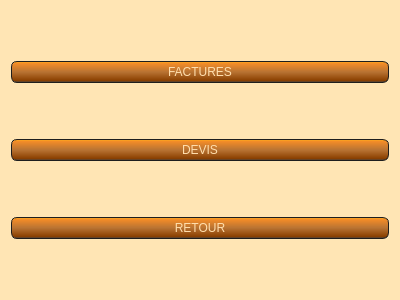
<?xml version="1.0" encoding="UTF-8"?>
<ui version="4.0">
 <class>Dialog</class>
 <widget class="QDialog" name="Dialog">
  <property name="geometry">
   <rect>
    <x>0</x>
    <y>0</y>
    <width>400</width>
    <height>300</height>
   </rect>
  </property>
  <property name="windowTitle">
   <string>AssoGestion - Gestion des devis et factures - AMSE</string>
  </property>
  <property name="styleSheet">
   <string notr="true">QWidget
{
    background-color: #FFE5B4;
}
QLineEdit
{
    background-color: QLinearGradient( x1: 0, y1: 0, x2: 0, y2: 1, stop: 0 #FFDEAD, stop: 0.1 #FAD5A5, stop: 0.5 #F4BB44, stop: 0.9 #FFAC1C, stop: 1 #E49B0F);
    padding: 1px;
    border-style: solid;
    border: 1px solid #1e1e1e;
    border-radius: 5;
}

QPushButton
{
    color: #FFDEAD;
    background-color: QLinearGradient( x1: 0, y1: 0, x2: 0, y2: 1, stop: 0 #FFAC1C, stop: 0.1 #F28C28, stop: 0.5 #B87333, stop: 0.9 #8B4000, stop: 1 #464646);
    border-width: 1px;
    border-color: #1e1e1e;
    border-style: solid;
    border-radius: 6;
    padding: 3px;
    font-size: 12px;
    padding-left: 5px;
    padding-right: 5px;
    min-width: 40px;
}

QPushButton:pressed
{
    background-color: QLinearGradient( x1: 0, y1: 0, x2: 0, y2: 1, stop: 0 #2d2d2d, stop: 0.1 #2b2b2b, stop: 0.5 #292929, stop: 0.9 #282828, stop: 1 #252525);
}

QComboBox
{
	color: #FFDEAD;
    selection-background-color: #FFDEAD;
    background-color: QLinearGradient( x1: 0, y1: 0, x2: 0, y2: 1, stop: 0 #FFAC1C, stop: 0.1 #F28C28, stop: 0.5 #B87333, stop: 0.9 #8B4000, stop: 1 #464646);
    border-style: solid;
    border: 1px solid #1e1e1e;
    border-radius: 5;
}

QComboBox:hover,QPushButton:hover
{
    border: 2px solid QLinearGradient( x1: 0, y1: 0, x2: 0, y2: 1, stop: 0 #FFAC1C, stop: 1 #F28C28);
}


QComboBox:on
{
    padding-top: 3px;
    padding-left: 4px;
    background-color: QLinearGradient( x1: 0, y1: 0, x2: 0, y2: 1, stop: 0 #2d2d2d, stop: 0.1 #2b2b2b, stop: 0.5 #292929, stop: 0.9 #282828, stop: 1 #252525);
    selection-background-color: #ffaa00;
}

QComboBox QAbstractItemView
{
    border: 2px solid darkgray;
    selection-background-color: QLinearGradient( x1: 0, y1: 0, x2: 0, y2: 1, stop: 0 #ffa02f, stop: 1 #d7801a);
}

QComboBox::drop-down
{
     subcontrol-origin: padding;
     subcontrol-position: top right;
     width: 15px;

     border-left-width: 0px;
     border-left-color: darkgray;
     border-left-style: solid; /* just a single line */
     border-top-right-radius: 3px; /* same radius as the QComboBox */
     border-bottom-right-radius: 3px;
 }


QScrollBar:horizontal {
     border: 1px solid #222222;
     background: QLinearGradient( x1: 0, y1: 0, x2: 0, y2: 1, stop: 0.0 #121212, stop: 0.2 #282828, stop: 1 #484848);
     height: 7px;
     margin: 0px 16px 0 16px;
}

QScrollBar::handle:horizontal
{
      background: QLinearGradient( x1: 0, y1: 0, x2: 1, y2: 0, stop: 0 #ffa02f, stop: 0.5 #d7801a, stop: 1 #ffa02f);
      min-height: 20px;
      border-radius: 2px;
}

QScrollBar::add-line:horizontal {
      border: 1px solid #1b1b19;
      border-radius: 2px;
      background: QLinearGradient( x1: 0, y1: 0, x2: 1, y2: 0, stop: 0 #ffa02f, stop: 1 #d7801a);
      width: 14px;
      subcontrol-position: right;
      subcontrol-origin: margin;
}

QScrollBar::sub-line:horizontal {
      border: 1px solid #1b1b19;
      border-radius: 2px;
      background: QLinearGradient( x1: 0, y1: 0, x2: 1, y2: 0, stop: 0 #ffa02f, stop: 1 #d7801a);
      width: 14px;
     subcontrol-position: left;
     subcontrol-origin: margin;
}

QScrollBar::right-arrow:horizontal, QScrollBar::left-arrow:horizontal
{
      border: 1px solid black;
      width: 1px;
      height: 1px;
      background: white;
}

QScrollBar::add-page:horizontal, QScrollBar::sub-page:horizontal
{
      background: none;
}

QScrollBar:vertical
{
      background: QLinearGradient( x1: 0, y1: 0, x2: 1, y2: 0, stop: 0.0 #121212, stop: 0.2 #282828, stop: 1 #484848);
      width: 7px;
      margin: 16px 0 16px 0;
      border: 1px solid #222222;
}

QScrollBar::handle:vertical
{
      background: QLinearGradient( x1: 0, y1: 0, x2: 0, y2: 1, stop: 0 #ffa02f, stop: 0.5 #d7801a, stop: 1 #ffa02f);
      min-height: 20px;
      border-radius: 2px;
}

QScrollBar::add-line:vertical
{
      border: 1px solid #1b1b19;
      border-radius: 2px;
      background: QLinearGradient( x1: 0, y1: 0, x2: 0, y2: 1, stop: 0 #ffa02f, stop: 1 #d7801a);
      height: 14px;
      subcontrol-position: bottom;
      subcontrol-origin: margin;
}

QScrollBar::sub-line:vertical
{
      border: 1px solid #1b1b19;
      border-radius: 2px;
      background: QLinearGradient( x1: 0, y1: 0, x2: 0, y2: 1, stop: 0 #d7801a, stop: 1 #ffa02f);
      height: 14px;
      subcontrol-position: top;
      subcontrol-origin: margin;
}

QScrollBar::up-arrow:vertical, QScrollBar::down-arrow:vertical
{
      border: 1px solid black;
      width: 1px;
      height: 1px;
      background: white;
}


QScrollBar::add-page:vertical, QScrollBar::sub-page:vertical
{
      background: none;
}

QHeaderView::section:horizontal
{
    background-color: QLinearGradient( x1: 0, y1: 0, x2: 0, y2: 1, stop: 0 #FFAC1C, stop: 0.1 #F28C28, stop: 0.5 #B87333, stop: 0.9 #8B4000, stop: 1 #464646);
    color: #FFDEAD;;
    padding-left: 4px;
    border: 1px solid #6c6c6c;
}
QHeaderView::section:vertical
{
    background-color: QLinearGradient( x1: 0, y1: 0, x2: 0, y2: 1, stop: 0 #FFAC1C, stop: 0.1 #F28C28, stop: 0.5 #B87333, stop: 0.9 #8B4000, stop: 1 #464646);
    color: #FFDEAD;;
    padding-left: 4px;
    border: 1px solid #6c6c6c;
}
QTableWidget QTableCornerButton::section {
    background-color: QLinearGradient( x1: 0, y1: 0, x2: 0, y2: 1, stop: 0 #FFAC1C, stop: 0.1 #F28C28, stop: 0.5 #B87333, stop: 0.9 #8B4000, stop: 1 #464646);
}
QTableWidget::item:selected{ background-color: QLinearGradient( x1: 0, y1: 0, x2: 0, y2: 1, stop: 0 #FFDEAD, stop: 0.1 #FAD5A5, stop: 0.5 #F4BB44, stop: 0.9 #FFAC1C, stop: 1 #E49B0F); }

QDateEdit
{
border : 2px solid #E49B0F;
background-color : QLinearGradient( x1: 0, y1: 0, x2: 0, y2: 1, stop: 0 #FFDEAD, stop: 0.1 #FAD5A5, stop: 0.5 #F4BB44, stop: 0.9 #FFAC1C, stop: 1 #E49B0F);;
padding : 5px;
}
QDateEdit::up-arraow
{
border : 2px solid black;
background-color : lightgreen;

}
QDateEdit::down-arrow
{
background-color : #E49B0F;
}

QTabWidget::tab-bar {
   border: 1px solid #E49B0F;
}

QTabBar::tab {
  background: #8B4000;
  color: white;
  padding: 10px;
 }

 QTabBar::tab:selected {
  background: #E49B0F;
 }

QTabWidget::pane { 
   border: none;
}</string>
  </property>
  <layout class="QGridLayout" name="gridLayout">
   <item row="0" column="0">
    <widget class="QPushButton" name="button_facture">
     <property name="text">
      <string>FACTURES</string>
     </property>
    </widget>
   </item>
   <item row="1" column="0">
    <widget class="QPushButton" name="button_devis">
     <property name="text">
      <string>DEVIS</string>
     </property>
    </widget>
   </item>
   <item row="2" column="0">
    <widget class="QPushButton" name="button_retour">
     <property name="text">
      <string>RETOUR</string>
     </property>
    </widget>
   </item>
  </layout>
 </widget>
 <resources/>
 <connections/>
</ui>
